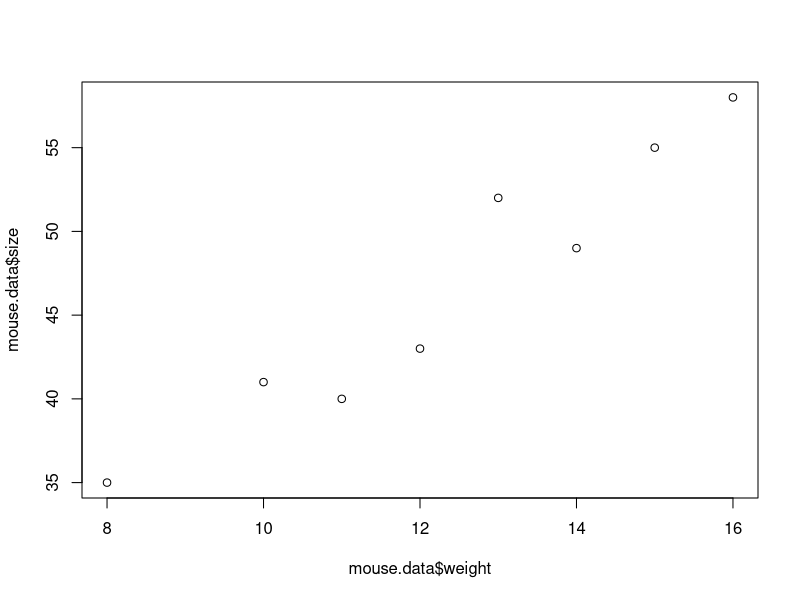
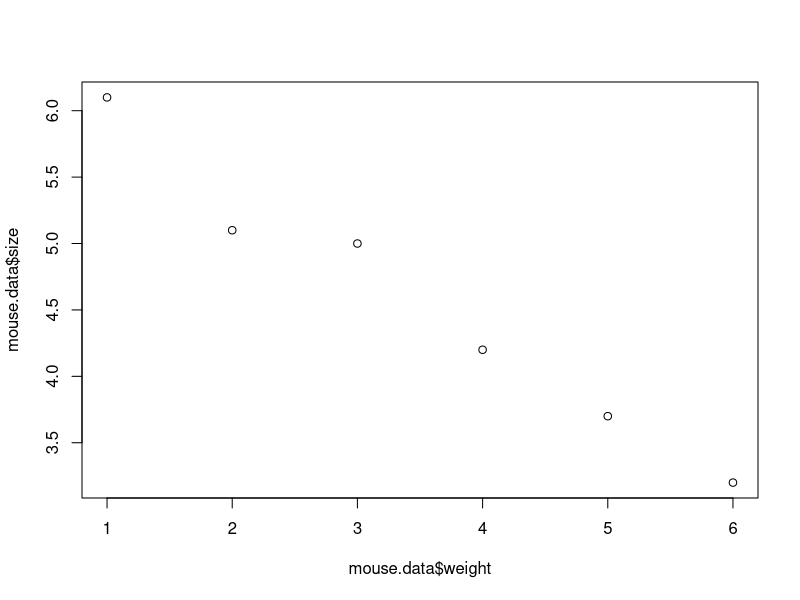
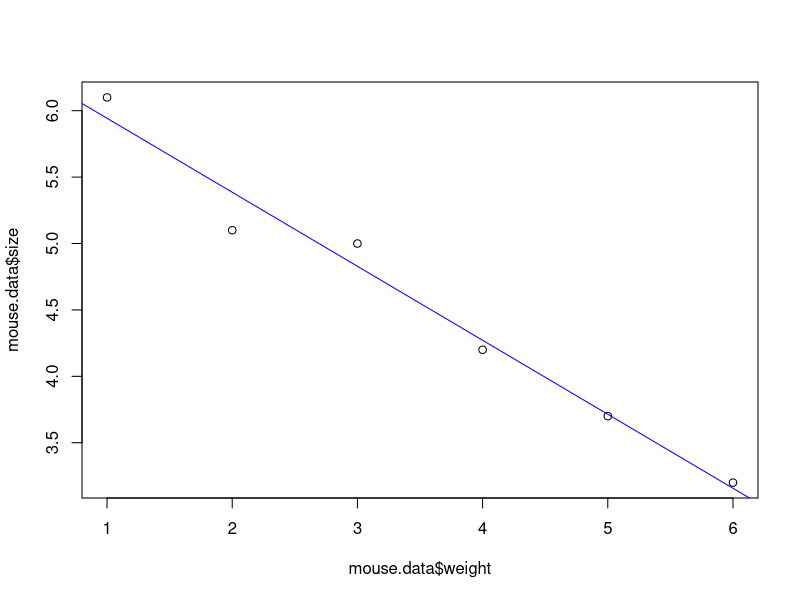

Write the R code that produced these figures, in order.
## ---- chunk 1
g1 <- c(121.3, 111.9, 110.1, 105.4, 101.6)
g2 <- c(99.5, 113.2, 108.9, 109.1, 100.4)
g3 <- c(104.2, 109.7, 102.3, 111.2, 106.6)

cg <- data.frame(g1, g2, g3)
summary(cg)

sg <- stack(cg)
sg

ar <- aov(values ~ ind,data = sg)
summary(ar)
## ---- chunk 2
mouse.data <- data.frame(
  weight=c(16, 11, 15, 8, 12, 10, 13, 14),
  size=c(58, 40, 55, 35, 43, 41, 52, 49))

mouse.data # print the data to the screen in a nice format

## plot a x/y scatter plot with the data
plot(mouse.data$weight, mouse.data$size)

## create a "linear model" - that is, do the regression
mouse.regression <- lm(size ~ weight, data=mouse.data)
## generate a summary of the regression
summary(mouse.regression)

cor(mouse.data$weight, mouse.data$size, method = "spearman")
## ---- chunk 3
## Here's the data from the video
mouse.data <- data.frame(
  weight=c(1, 2, 3, 4, 5, 6),
  size=c(6.1, 5.1, 5.0, 4.2, 3.7, 3.2))

mouse.data # print the data to the screen in a nice format

## plot a x/y scatter plot with the data
plot(mouse.data$weight, mouse.data$size)

## create a "linear model" - that is, do the regression
mouse.regression <- lm(size ~ weight, data=mouse.data)
## generate a summary of the regression
summary(mouse.regression)

## add the regression line to our x/y scatter plot
plot(mouse.data$weight, mouse.data$size) + abline(mouse.regression, col="blue")

6.50000 - 0.55714 * 3.5
